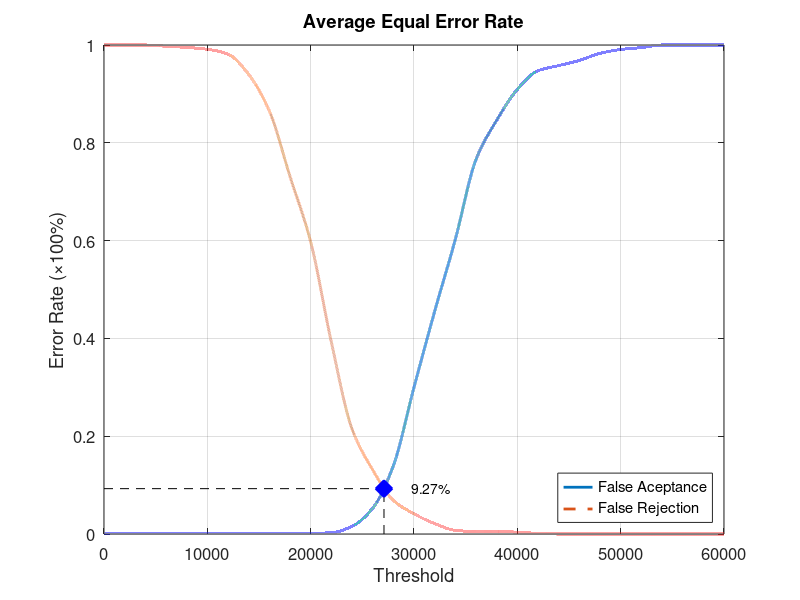
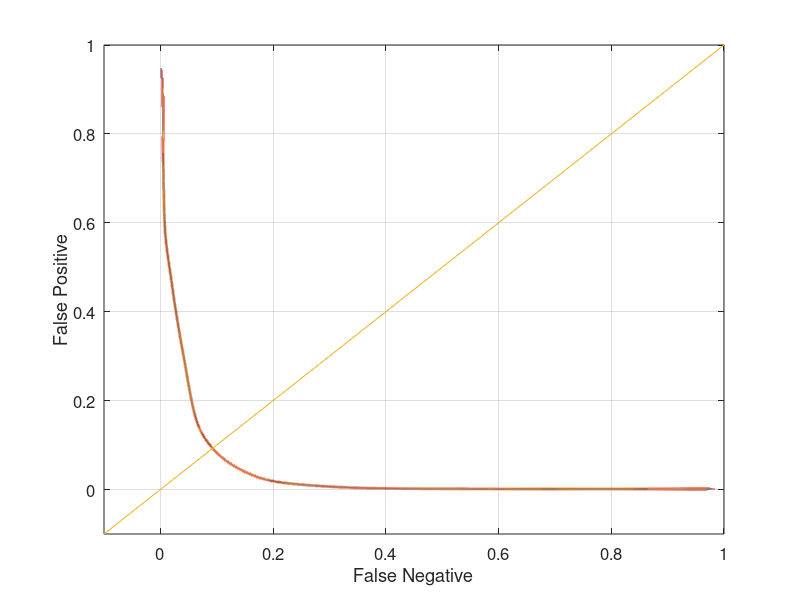

Write the MATLAB code that produced these figures, in order.
function yEER = Experiment3Average
close all;
clear;
clc;
x = 0:2000:60000;
xq = 0:0.5:60000;

y0 = [0 0.00131579 0.00131579 0.00131579 0.00131579 0.00131579 0.00131579 0.00131579 0.00131579 0.00131579 0.00131579 0.00263158 0.0157895 0.0526316 0.139474 0.3 0.455263 0.602632 0.76579 0.846053 0.909211 0.947368 0.957895 0.968421 0.982895 0.990789 0.994737 1 1 1 1];
yy0 = interp1(x, y0, xq, 'pchip');
y1 = [1 1 1 0.9975 0.995 0.99125 0.98125 0.94 0.865 0.73125 0.5975 0.3925 0.215 0.13125 0.06875 0.04125 0.02125 0.0075 0.005 0.005 0.00375 0.00125 0 0 0 0 0 0 0 0 0];
yy1 = interp1(x, y1, xq, 'pchip');

% Calculating EER: 
y2 = abs(y0 - y1);
find(y2 == min(y2))
yy2 = abs(yy0 - yy1);
xEER = find(yy2 == min(yy2));
xEERIndex = xq(xEER) % X-axis EER
yEER = yy0(xEER) % Y-axis EER

main = figure
plot(xq, yy0,'-','LineWidth', 2);	hold on
plot(xq, yy1,'--','LineWidth', 2);	hold on
plot([xEERIndex xEERIndex], [0 yEER], 'k--');	hold on
plot([0 xEERIndex], [yEER yEER], 'k--');	hold on
plot(xEERIndex, yEER, 'bx', 'LineWidth', 10);	hold on
text(xEERIndex + 10 * xEERIndex / 100, yEER, [num2str(round((10000 * yEER)) / 100) '%'])
legend('False Aceptance', 'False Rejection', 'Location', 'SouthEast')
xlabel('Threshold')
ylabel('Error Rate (\times100%)')
title('Average Equal Error Rate')
set(gca, 'FontSize', 12)
axis([0 60000 0 1])
grid on

print(main, 'Experiment3AverageMain', '-dpng');
FNRxFPR = figure('Color', [1 1 1]);
plot(yy1, yy0, '-', yy1, yy0, 'LineWidth', 2);
hold on
y = -0.1:0.1:1
plot(y, y); 
set(gca, 'FontSize', 12)
xlabel('False Negative')
ylabel('False Positive')
axis([-0.1 1 -0.1 1])
set(gca, 'FontSize', 12)
grid on

print(FNRxFPR, 'Experiment3AverageFNRxFPR','-dpng');
end
